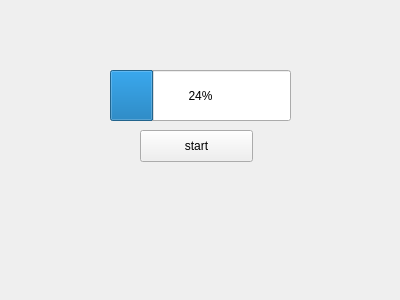
<?xml version="1.0" encoding="UTF-8"?>
<ui version="4.0">
 <class>Form</class>
 <widget class="QWidget" name="Form">
  <property name="geometry">
   <rect>
    <x>0</x>
    <y>0</y>
    <width>400</width>
    <height>300</height>
   </rect>
  </property>
  <property name="windowTitle">
   <string>Form</string>
  </property>
  <widget class="QProgressBar" name="pbar">
   <property name="geometry">
    <rect>
     <x>110</x>
     <y>70</y>
     <width>181</width>
     <height>51</height>
    </rect>
   </property>
   <property name="value">
    <number>24</number>
   </property>
  </widget>
  <widget class="QPushButton" name="start">
   <property name="geometry">
    <rect>
     <x>140</x>
     <y>130</y>
     <width>113</width>
     <height>32</height>
    </rect>
   </property>
   <property name="text">
    <string>start</string>
   </property>
  </widget>
 </widget>
 <resources/>
 <connections/>
</ui>
